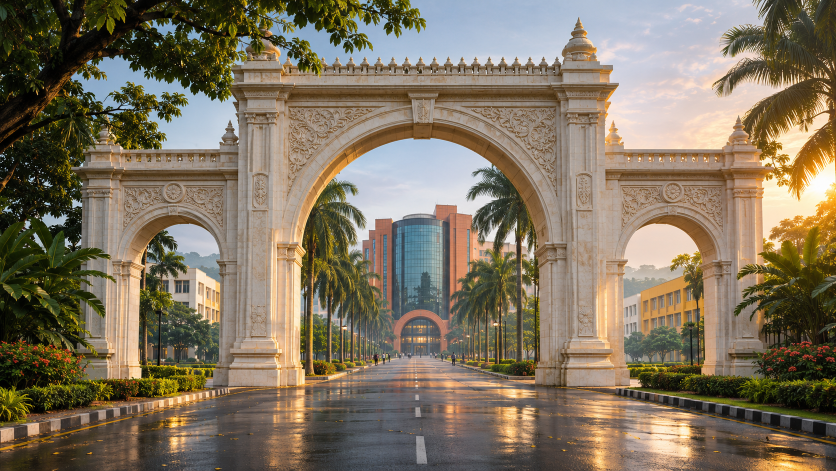
#> input picture assets/images/archgate.png, 1672 x 941 px, found by its file name (shown at 1/2 size)
$ python make_assets.py
#> lines starting #> are read from the running program, lines starting #| are printed output that depends on the picture
"""Builds gate layers, depth maps and campus data. Run from the repo root."""
import json, math, re
from PIL import Image, ImageDraw, ImageFilter
IMG = "assets/images/"
# ---- gate: same photo with the central arch opening cut out, so the camera can pass through it
src = Image.open(IMG + "archgate.png").convert("RGB"); W, H = src.size; sx, sy = W / 1672, H / 941
#> further down, src is the input picture: PIL image 1672x941 RGB; mean R, G, B 128.1, 115.9, 96
#> after `W, H = src.size`: W = 1672; H = 941
#> after `sx, sy = (W / 1672, H / 941)`: sx = 1; sy = 1
SS = 2; m = Image.new("L", (W * SS, H * SS), 255); d = ImageDraw.Draw(m)
#> after `m = Image.new('L', (W * SS, H * SS), 255)`: m: PIL image 3344x1882 L; every value is 255
cx, cy, rx, ry = 838, 482, 234, 205
d.ellipse([(cx - rx) * sx * SS, (cy - ry) * sy * SS, (cx + rx) * sx * SS, (cy + ry) * sy * SS], fill=0)
d.rectangle([(cx - rx) * sx * SS, cy * sy * SS, (cx + rx) * sx * SS, 772 * sy * SS], fill=0)
m = m.resize((W, H), Image.LANCZOS).filter(ImageFilter.GaussianBlur(1.6))
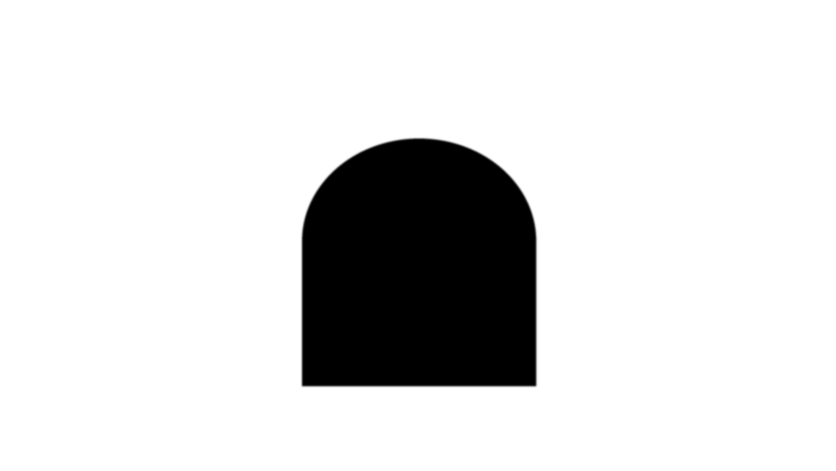
#> m: PIL image 1672x941 L (shown at 1/2 size); min 0, max 255, mean 220.7
front = src.copy(); front.putalpha(m); front.save(IMG + "arch-front.webp", quality=84, method=6)
#> after `front.putalpha(m)`:
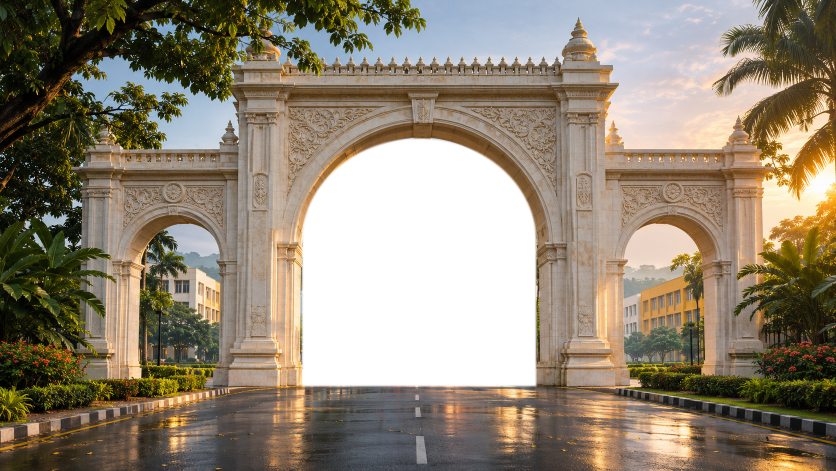
#> front: PIL image 1672x941 RGBA (shown at 1/2 size); mean R, G, B, A 128.1, 115.9, 96, 220.7; transparent parts drawn white
# ---- depth maps: hand-placed masses, white = near
def depth(name, shapes, sky=0):
#> called with name = 'campus-aerial-depth.webp', sky = 0.2
    D = Image.new("L", (836, 470)); dr = ImageDraw.Draw(D)
#> after `D = Image.new('L', (836, 470))`: D: PIL image 836x470 L; every value is 0
    for y in range(470):
        v = int(255 * max(0, (y / 470 - sky) / (1 - sky)) ** 1.15); dr.line([(0, y), (836, y)], fill=v)
    for poly, v in shapes:
        dr.polygon([(x / 2, y / 2) for x, y in poly], fill=v)
    D.filter(ImageFilter.GaussianBlur(5)).save(IMG + name, quality=82)
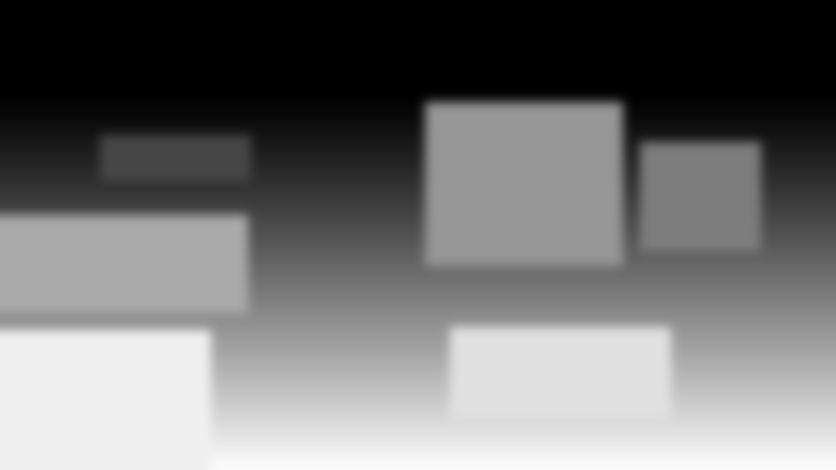
#> saved as campus-aerial-depth.webp: PIL image 836x470 L; min 0, max 252, mean 114.9
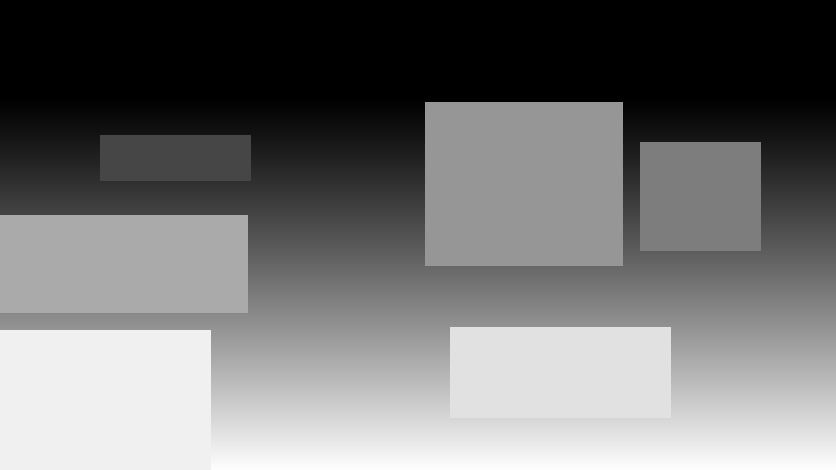
#> D: PIL image 836x470 L; min 0, max 254, mean 114.9
depth("campus-aerial-depth.webp", [
    ([(850, 205), (1245, 205), (1245, 530), (850, 530)], 150), ([(1280, 285), (1520, 285), (1520, 500), (1280, 500)], 125),
    ([(0, 430), (495, 430), (495, 625), (0, 625)], 170), ([(200, 270), (500, 270), (500, 360), (200, 360)], 70),
    ([(900, 655), (1340, 655), (1340, 835), (900, 835)], 225), ([(0, 660), (420, 660), (420, 941), (0, 941)], 240)], sky=.2)
depth("campus-life-depth.webp", [([(0, 0), (520, 0), (520, 941), (0, 941)], 200), ([(1000, 200), (1672, 200), (1672, 700), (1000, 700)], 120)], sky=.25)
#> call 2 of depth, with name = 'campus-life-depth.webp', sky = 0.25
#> in depth (call 2), `D.filter(ImageFilter.GaussianBlur(5)).save(IMG + name, quality=82)`:
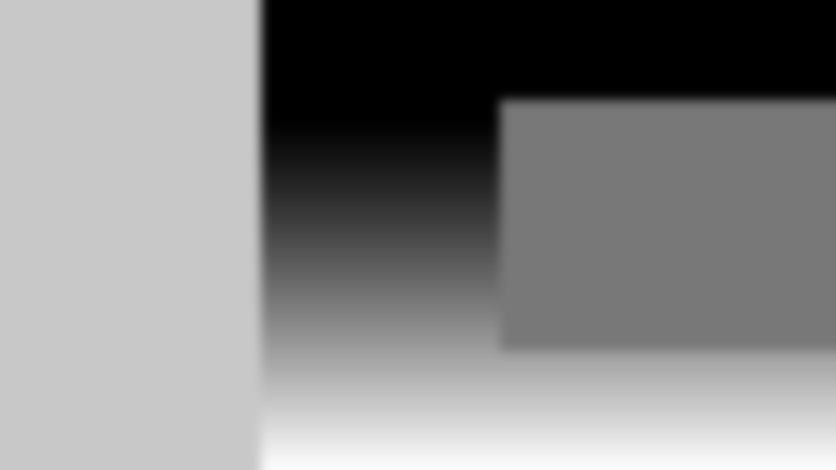
#> saved as campus-life-depth.webp: PIL image 836x470 L; min 0, max 251, mean 134.4
# ---- campus data (metres from a local origin)
LAT0, LON0 = 12.822, 80.043; MX = 111320 * math.cos(math.radians(LAT0)); MY = 110540
xy = lambda p: [round((p["lon"] - LON0) * MX, 1), round(-(p["lat"] - LAT0) * MY, 1)]
DROP = re.compile(r"zoho|abode|kia|estancia|woodlands|lake view|evangelical|balaji|vanga|temple|tea stall|mosque|vidya mandir|club house|aparments|new ", re.I)
TALL = {"srm tech park": 48, "tech park 2": 48, "high tech block": 24, "main block": 20, "university building": 28}
B = []
for e in json.load(open("tools/osm-campus.json", encoding="utf-8"))["elements"]:
#> (reads tools/osm-campus.json from the repository)
    t = e.get("tags", {}); n = t.get("name", "")
    if (n and DROP.search(n)) or not e.get("geometry"): continue
    pts = [xy(g) for g in e["geometry"] if g]
    if len(pts) > 1 and pts[0] == pts[-1]: pts.pop()
    if len(pts) < 3: continue
    h = next((v for k, v in TALL.items() if k in n.lower()), None)
    if not h and t.get("building:levels"):
        try: h = float(t["building:levels"]) * 3.6
        except ValueError: pass
    B.append({"n": n, "h": h or (18 if re.search("hostel|block", n, re.I) else 12), "p": pts})
area = lambda b: abs(sum(a[0] * c[1] - c[0] * a[1] for a, c in zip(b["p"], b["p"][1:] + b["p"][:1]))) / 2
find = lambda s: next(i for i, b in enumerate(B) if s in b["n"].lower())
east = [i for i, b in enumerate(B) if not b["n"] and b["p"][0][0] > 150 and b["p"][0][1] > -350]
schools = {"engineering": find("srm tech park"), "medical": max(east, key=lambda i: area(B[i])) if east else find("biotech"),
           "arts": find("biotech"), "management": find("mba block"), "law": find("c v raman")}
env = json.load(open("tools/osm-env.json", encoding="utf-8"))["elements"]
#> (reads tools/osm-env.json from the repository)
water = [[xy(p) for p in e["geometry"] if p] for e in env if e.get("tags", {}).get("natural") == "water" and e.get("geometry")]
roads = [[xy(p) for p in e["geometry"] if p] for e in env if e.get("tags", {}).get("highway") and e.get("geometry")]
json.dump({"credit": "Footprints (c) OpenStreetMap contributors, ODbL", "buildings": B, "water": water, "roads": roads, "schools": schools},
          open("assets/data/campus.json", "w", encoding="utf-8"), separators=(",", ":"))
print(len(B), "buildings", schools, {k: (B[v]["n"] or "unnamed", round(area(B[v]))) for k, v in schools.items()})
